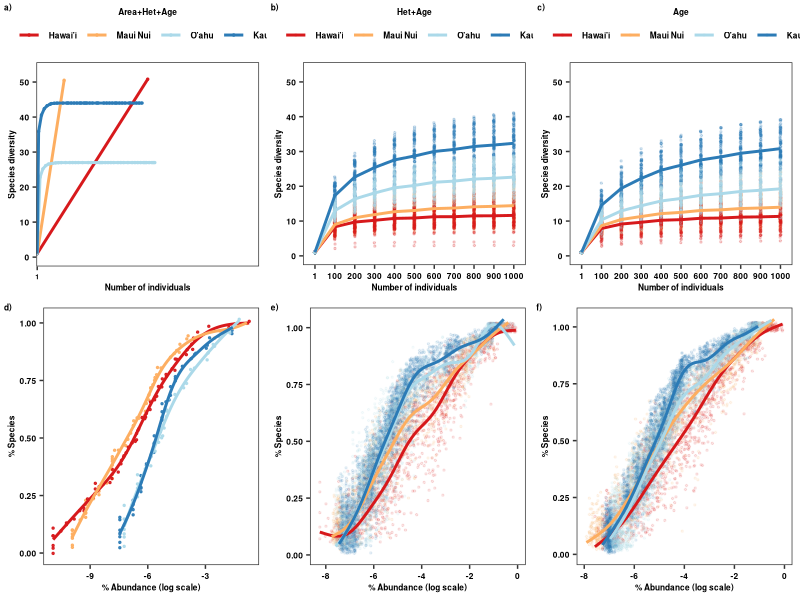
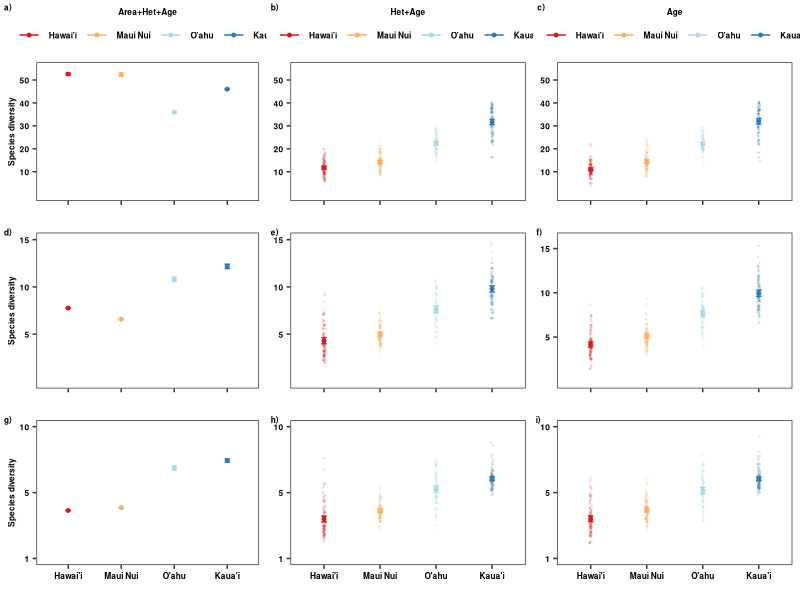

Reproduce these figures in R, in order.
###############
# All natives #
# 7 plots #####
###############

require(tidyr)
require(dplyr)
require(ggplot2)
require(grid)
require(reshape2)
library(rms)

#colors:  scale_colour_manual(values=c("#d7191c","#fdae61","#abd9e9","#2c7bb6"))
#shapes: scale_shape_manual(values=c(15,16,17)

##################
# Scenario 1 #####
##################

SACs_1<-read.csv("Cleaned_Data/Scen1_Natives_SACs_GAMMestimates.csv")

HillN_1<-read.csv("Cleaned_Data/Scen1_Natives_HillNumbers.csv")

RAD_1<-read.csv("Cleaned_Data/Scen1_Natives_RAD_GAMMestimates.csv")


##################
# Scenario 2 #####
##################

SACs_2<-read.csv("Cleaned_Data/Scen2_Natives_SACs_GAMMestimates.csv")

HillN_2<-read.csv("Cleaned_Data/Scen2_Natives_7plots_HillN.csv")

RAD_2<-read.csv("Cleaned_Data/Scen2_Natives_RAD_GAMMestimates.csv")


##################
# Scenario 3 #####
##################

SACs_3<-read.csv("Cleaned_Data/Scen3_Natives_SACs_GAMMestimates.csv")

HillN_3<-read.csv("Cleaned_Data/Scen3_Natives_7plots_HillN.csv")

RAD_3<-read.csv("Cleaned_Data/Scen3_Natives_RAD_GAMMestimates.csv")

##################
# SACs ###########
##################

# Scenario 1

SACs_1$m<-as.factor(SACs_1$m)

SACs_1$geo_entity2<-as.character(SACs_1$geo_entity2)
SACs_1$geo_entity2<-ifelse(SACs_1$geo_entity2=="Hawai'i Island","Hawai'i",SACs_1$geo_entity2)
SACs_1$geo_entity2<-ifelse(SACs_1$geo_entity2=="Kaua'i Island","Kaua'i",SACs_1$geo_entity2)
SACs_1$geo_entity2<-ifelse(SACs_1$geo_entity2=="O'ahu Island","O'ahu",SACs_1$geo_entity2)
SACs_1$geo_entity2<-as.factor(SACs_1$geo_entity2)

SACs_1$geo_entity2<-as.factor(SACs_1$geo_entity2)
SACs_1$geo_entity2<-factor(SACs_1$geo_entity2,levels=c("Hawai'i","Maui Nui","O'ahu","Kaua'i"))

SACs_11<-ggplot(SACs_1,aes(x=m,y=qD,group=geo_entity2,color=geo_entity2))+ 
  geom_point(size=0.5)+
  scale_colour_manual(values=c("#d7191c","#fdae61","#abd9e9","#2c7bb6"))+
  scale_x_discrete(breaks=c(1,100,1000,2000, 3000, 4000, 5000, 6000, 7000, 8000, 9000,10000))+
  scale_y_continuous(limits=c(0,53),breaks=c(0,10, 20,30, 40,50))+
  geom_line(size=1)+
  ylab("Species diversity")+xlab("Number of individuals")+
  #scale_color_npg()+
  guides(colour=guide_legend(title="Area+Het+Age",title.position = "top"))+
  theme_bw()+theme(legend.position="top", axis.title.y=element_text(colour="black",face="bold",size=6),
                   axis.title.x=element_text(colour="black",face="bold",size=6),
                   axis.text.x=element_text(colour=c("black"),face="bold",size=5),
                   axis.text.y=element_text(colour=c("black"),face="bold",size=6),
                   legend.text=element_text(colour=c("black"),face="bold",size=6),
                   legend.title = element_text(colour=c("black"),face="bold",size=6),
                   legend.title.align = 0.5,
                   legend.margin =margin(t=0, r=0, b=0, l=0, unit="cm"),
                   panel.grid.major = element_blank(), panel.grid.minor = element_blank())


#Scenario 2

SACs_2$m<-as.factor(SACs_2$m)

SACs_2$geo_entity2<-as.character(SACs_2$geo_entity2)
SACs_2$geo_entity2<-ifelse(SACs_2$geo_entity2=="Hawai'i Island","Hawai'i",SACs_2$geo_entity2)
SACs_2$geo_entity2<-ifelse(SACs_2$geo_entity2=="Kaua'i Island","Kaua'i",SACs_2$geo_entity2)
SACs_2$geo_entity2<-ifelse(SACs_2$geo_entity2=="O'ahu Island","O'ahu",SACs_2$geo_entity2)
SACs_2$geo_entity2<-as.factor(SACs_2$geo_entity2)

SACs_2$geo_entity2<-as.factor(SACs_2$geo_entity2)
SACs_2$geo_entity2<-factor(SACs_2$geo_entity2,levels=c("Hawai'i","Maui Nui","O'ahu","Kaua'i"))

SACs_22<-ggplot(SACs_2,aes(x=m,y=qD,group=geo_entity2,color=geo_entity2))+ 
  geom_point(position = position_jitter(w = 0.02, h = 0),size=0.5,alpha=0.2)+
  geom_line(data=SACs_2,aes(x=m,y=qD_pred,group=geo_entity2,color=geo_entity2),size=1)+
  #geom_smooth(data=SACs_2,aes(x=m,y=qD_pred,group=geo_entity2,color=geo_entity2),size=1,se=FALSE,method="gam",formula=y~s(x))+
  scale_y_continuous(limits=c(0,53),breaks=c(0,10, 20,30, 40,50))+
  scale_colour_manual(values=c("#d7191c","#fdae61","#abd9e9","#2c7bb6"))+
  ylab("Species diversity")+xlab("Number of individuals")+
  #scale_color_npg()+
  guides(colour=guide_legend(title="Het+Age",title.position = "top"))+
  theme_bw()+theme(legend.position="top", axis.title.y=element_text(colour="black",face="bold",size=6),
                   axis.title.x=element_text(colour="black",face="bold",size=6),
                   axis.text.x=element_text(colour=c("black"),face="bold",size=6),
                   axis.text.y=element_text(colour=c("black"),face="bold",size=6),
                   legend.text=element_text(colour=c("black"),face="bold",size=6),
                   legend.title = element_text(colour=c("black"),face="bold",size=6),
                   legend.title.align = 0.5,
                   legend.margin =margin(t=0, r=0, b=0, l=0, unit="cm"),
                   panel.grid.major = element_blank(), panel.grid.minor = element_blank())


#Scenario 3

SACs_3$m<-as.factor(SACs_3$m)

SACs_3$geo_entity2<-as.character(SACs_3$geo_entity2)
SACs_3$geo_entity2<-ifelse(SACs_3$geo_entity2=="Hawai'i Island","Hawai'i",SACs_3$geo_entity2)
SACs_3$geo_entity2<-ifelse(SACs_3$geo_entity2=="Kaua'i Island","Kaua'i",SACs_3$geo_entity2)
SACs_3$geo_entity2<-ifelse(SACs_3$geo_entity2=="O'ahu Island","O'ahu",SACs_3$geo_entity2)
SACs_3$geo_entity2<-as.factor(SACs_3$geo_entity2)

SACs_3$geo_entity2<-as.factor(SACs_3$geo_entity2)
SACs_3$geo_entity2<-factor(SACs_3$geo_entity2,levels=c("Hawai'i","Maui Nui","O'ahu","Kaua'i"))


SACs_33<-ggplot(SACs_3,aes(x=m,y=qD,group=geo_entity2,color=geo_entity2))+ 
  geom_point(position = position_jitter(w = 0.02, h = 0),size=0.5,alpha=0.2)+
  geom_line(data=SACs_3,aes(x=m,y=qD_pred,group=geo_entity2,color=geo_entity2),size=1)+
  #geom_smooth(data=SACs_2,aes(x=m,y=qD_pred,group=geo_entity2,color=geo_entity2),size=1,se=FALSE,method="gam",formula=y~s(x))+
  scale_y_continuous(limits=c(0,53),breaks=c(0,10, 20,30, 40,50))+
  scale_colour_manual(values=c("#d7191c","#fdae61","#abd9e9","#2c7bb6"))+
  ylab("Species diversity")+xlab("Number of individuals")+
  #scale_color_npg()+
  guides(colour=guide_legend(title="Age",title.position = "top"))+
  theme_bw()+theme(legend.position="top", axis.title.y=element_text(colour="black",face="bold",size=6),
                   axis.title.x=element_text(colour="black",face="bold",size=6),
                   axis.text.x=element_text(colour=c("black"),face="bold",size=6),
                   axis.text.y=element_text(colour=c("black"),face="bold",size=6),
                   legend.text=element_text(colour=c("black"),face="bold",size=6),
                   legend.title = element_text(colour=c("black"),face="bold",size=6),
                   legend.title.align = 0.5,
                   legend.margin =margin(t=0, r=0, b=0, l=0, unit="cm"),
                   panel.grid.major = element_blank(), panel.grid.minor = element_blank())

##################
# RADs ###########
##################

##############
#Scenario 1  #
##############

RAD_1$geo_entity2<-as.character(RAD_1$geo_entity2)
RAD_1$geo_entity2<-ifelse(RAD_1$geo_entity2=="Hawai'i Island","Hawai'i",RAD_1$geo_entity2)
RAD_1$geo_entity2<-ifelse(RAD_1$geo_entity2=="Kaua'i Island","Kaua'i",RAD_1$geo_entity2)
RAD_1$geo_entity2<-ifelse(RAD_1$geo_entity2=="O'ahu Island","O'ahu",RAD_1$geo_entity2)
RAD_1$geo_entity2<-as.factor(RAD_1$geo_entity2)

RAD_1$geo_entity2<-as.factor(RAD_1$geo_entity2)
RAD_1$geo_entity2<-factor(RAD_1$geo_entity2,levels=c("Hawai'i","Maui Nui","O'ahu","Kaua'i"))


raDs_1<-ggplot(RAD_1,aes(y=Rank_N,x=log(RelAbund),group=geo_entity2,color=geo_entity2))+ 
  geom_point(position = position_jitter(w = 0, h = 0.02),size=0.5,alpha=0.9)+
  geom_smooth(data=RAD_1, aes(y=RankN_pred,x=log(RelAbund), group=geo_entity2, color=geo_entity2),method="gam", formula=y~s(x),size=1,se=FALSE)+
  scale_colour_manual(values=c("#d7191c","#fdae61","#abd9e9","#2c7bb6"))+
  ylab("% Species")+xlab("% Abundance (log scale)")+
  #scale_color_npg()+
  guides(colour=guide_legend(title=""))+
  theme_bw()+theme(axis.title.x=element_text(colour="black",face="bold",size=6),
                   axis.title.y=element_text(colour="black",face="bold",size=6),
                   axis.text.x=element_text(colour=c("black"),face="bold",size=6),
                   axis.text.y=element_text(colour=c("black"),face="bold",size=6),
                   legend.text=element_text(colour="black",face="bold",size=6),
                   legend.title.align = 0,
                   legend.position=c("none"),
                   legend.title=element_text(colour="black",face="bold",size=6),
                   legend.key.size = unit(2.5, 'lines'),
                   panel.grid.major = element_blank(), panel.grid.minor = element_blank())


#Scenario 2

RAD_2$geo_entity2<-as.character(RAD_2$geo_entity2)
RAD_2$geo_entity2<-ifelse(RAD_2$geo_entity2=="Hawai'i Island","Hawai'i",RAD_2$geo_entity2)
RAD_2$geo_entity2<-ifelse(RAD_2$geo_entity2=="Kaua'i Island","Kaua'i",RAD_2$geo_entity2)
RAD_2$geo_entity2<-ifelse(RAD_2$geo_entity2=="O'ahu Island","O'ahu",RAD_2$geo_entity2)
RAD_2$geo_entity2<-as.factor(RAD_2$geo_entity2)

RAD_2$geo_entity2<-as.factor(RAD_2$geo_entity2)
RAD_2$geo_entity2<-factor(RAD_2$geo_entity2,levels=c("Hawai'i","Maui Nui","O'ahu","Kaua'i"))


raDs_2<-ggplot(RAD_2,aes(y=Rank_N,x=log(RelAbund),group=geo_entity2,color=geo_entity2))+ 
  geom_point(position = position_jitter(w = 0, h = 0.02),size=0.5,alpha=0.1)+
  geom_smooth(data=RAD_2, aes(y=RankN_pred,x=log(RelAbund), group=geo_entity2, color=geo_entity2),method="gam", formula=y~s(x),size=1,se=FALSE)+
  scale_colour_manual(values=c("#d7191c","#fdae61","#abd9e9","#2c7bb6"))+
  ylab("% Species")+xlab("% Abundance (log scale)")+
  #scale_color_npg()+
  guides(colour=guide_legend(title=""))+
  theme_bw()+theme(axis.title.x=element_text(colour="black",face="bold",size=6),
                   axis.title.y=element_text(colour="black",face="bold",size=6),
                   axis.text.x=element_text(colour=c("black"),face="bold",size=6),
                   axis.text.y=element_text(colour=c("black"),face="bold",size=6),
                   legend.text=element_text(colour="black",face="bold",size=6),
                   legend.title.align = 0,
                   legend.position=c("none"),
                   legend.title=element_text(colour="black",face="bold",size=6),
                   legend.key.size = unit(2.5, 'lines'),
                   panel.grid.major = element_blank(), panel.grid.minor = element_blank())


#Scenario 3

RAD_3$geo_entity2<-as.character(RAD_3$geo_entity2)
RAD_3$geo_entity2<-ifelse(RAD_3$geo_entity2=="Hawai'i Island","Hawai'i",RAD_3$geo_entity2)
RAD_3$geo_entity2<-ifelse(RAD_3$geo_entity2=="Kaua'i Island","Kaua'i",RAD_3$geo_entity2)
RAD_3$geo_entity2<-ifelse(RAD_3$geo_entity2=="O'ahu Island","O'ahu",RAD_3$geo_entity2)
RAD_3$geo_entity2<-as.factor(RAD_3$geo_entity2)

RAD_3$geo_entity2<-as.factor(RAD_3$geo_entity2)
RAD_3$geo_entity2<-factor(RAD_3$geo_entity2,levels=c("Hawai'i","Maui Nui","O'ahu","Kaua'i"))

raDs_3<-ggplot(RAD_3,aes(y=Rank_N,x=log(RelAbund),group=geo_entity2,color=geo_entity2))+ 
  geom_point(position = position_jitter(w = 0, h = 0.02),size=0.5,alpha=0.1)+
  geom_smooth(data=RAD_3, aes(y=RankN_pred,x=log(RelAbund), group=geo_entity2, color=geo_entity2),method="gam", formula=y~s(x),size=1,se=FALSE)+
  scale_colour_manual(values=c("#d7191c","#fdae61","#abd9e9","#2c7bb6"))+
  ylab("% Species")+xlab("% Abundance (log scale)")+
  #scale_color_npg()+
  guides(colour=guide_legend(title=""))+
  theme_bw()+theme(axis.title.x=element_text(colour="black",face="bold",size=6),
                   axis.title.y=element_text(colour="black",face="bold",size=6),
                   axis.text.x=element_text(colour=c("black"),face="bold",size=6),
                   axis.text.y=element_text(colour=c("black"),face="bold",size=6),
                   legend.text=element_text(colour="black",face="bold",size=6),
                   legend.title.align = 0,
                   legend.position=c("none"),
                   legend.title=element_text(colour="black",face="bold",size=6),
                   legend.key.size = unit(2.5, 'lines'),
                   panel.grid.major = element_blank(), panel.grid.minor = element_blank())

############
# merge ####
############

require(cowplot)

# just SACs & RADs

togg2<-plot_grid(SACs_11,SACs_22,SACs_33,raDs_1,raDs_2,raDs_3,
                 labels=c("a)","b)","c)","d)","e)","f)"),label_size = 6,
                 ncol=3)

png(filename="Figures/SACs_RADs_Natives_7plots_Fig2.png", 
    units="in", 
    width=8, 
    height=6, 
    pointsize=2, 
    res=400)

togg2

dev.off()

#############
# Hill N ####
#############

HillN_1$Scenario<-"I"
HillN_1$iteration<-1

HillN_2$Scenario<-"II"

HillN_3$Scenario<-"III"

HillNN<-rbind.data.frame(HillN_1, HillN_2, HillN_3)

HillNN$geo_entity2<-as.character(HillNN$geo_entity2)
HillNN$geo_entity2<-ifelse(HillNN$geo_entity2=="O'ahu Island (incl. Mokoli'i Islet)","O'ahu",HillNN$geo_entity2)
HillNN$geo_entity2<-ifelse(HillNN$geo_entity2=="O'ahu Island","O'ahu",HillNN$geo_entity2)
HillNN$geo_entity2<-ifelse(HillNN$geo_entity2=="Hawai'i Island","Hawai'i",HillNN$geo_entity2)
HillNN$geo_entity2<-ifelse(HillNN$geo_entity2=="Kaua'i Island","Kaua'i",HillNN$geo_entity2)

HillNN$geo_entity2<-as.factor(HillNN$geo_entity2)
HillNN$geo_entity2<-factor(HillNN$geo_entity2,levels=c("Hawai'i","Maui Nui","O'ahu","Kaua'i"))

HillNN$order<-as.factor(HillNN$order)

HillNN$geo_order<-paste(HillNN$geo_entity2,HillNN$order,sep="_")

HillNN$geo_order<-factor(HillNN$geo_order,levels=c("Hawai'i_0","Hawai'i_1","Hawai'i_2","Maui Nui_0","Maui Nui_1","Maui Nui_2",
                                                   "O'ahu_0","O'ahu_1","O'ahu_2","Kaua'i_0","Kaua'i_1","Kaua'i_2"))

###########################################
# summarize data (except for Scenario 1)   #
###########################################

HillNN_minus<-filter(HillNN,Scenario!="I")

HillNN_minus<- HillNN_minus %>%
  group_by(geo_entity2,Scenario, order) %>%
  do(data.frame(rbind(smean.cl.boot(.$qD, B=1000))))

colnames(HillNN_minus)[4]<-"qD"
colnames(HillNN_minus)[5]<-"qD.LCL"
colnames(HillNN_minus)[6]<-"qD.UCL"

Hill_Sc1<-filter(HillNN,Scenario=="I")
Hill_Sc1<-select(Hill_Sc1, geo_entity2, Scenario, order, qD, qD.LCL, qD.UCL)

HillNN_f<-rbind.data.frame(HillNN_minus,Hill_Sc1)

HillNN_f$geo_order<-paste(HillNN_f$geo_entity2,HillNN_f$order,sep="_")

HillNN_f$geo_order<-as.factor(HillNN_f$geo_order)

HillNN_f$geo_order<-factor(HillNN_f$geo_order,levels=c("Hawai'i_0","Hawai'i_1","Hawai'i_2","Maui Nui_0","Maui Nui_1","Maui Nui_2",
                                                       "O'ahu_0","O'ahu_1","O'ahu_2","Kaua'i_0","Kaua'i_1","Kaua'i_2"))


HillNN_f$geo_entity2<-factor(HillNN_f$geo_entity2,levels=c("Hawai'i","Maui Nui","O'ahu","Kaua'i"))

HillNN_f<-ungroup(HillNN_f)

##############################
# order x island x scenario  #
##############################

HillNN_f$Scenario<-as.character(HillNN_f$Scenario)
HillNN_f$Scenario<-ifelse(HillNN_f$Scenario=="I","Area+Het+Age",HillNN_f$Scenario)
HillNN_f$Scenario<-ifelse(HillNN_f$Scenario=="II","Het+Age",HillNN_f$Scenario)
HillNN_f$Scenario<-ifelse(HillNN_f$Scenario=="III","Age",HillNN_f$Scenario)
HillNN_f$Scenario<-as.factor(HillNN_f$Scenario)

HillNN_f$Scenario<-factor(HillNN_f$Scenario,levels=c("Area+Het+Age","Het+Age","Age"))

HillNN_f<- HillNN_f%>%
  unite( "Scen_Order", c("Scenario","order"),remove=FALSE)

HillNN$Scenario<-as.character(HillNN$Scenario)
HillNN$Scenario<-ifelse(HillNN$Scenario=="I","Area+Het+Age",HillNN$Scenario)
HillNN$Scenario<-ifelse(HillNN$Scenario=="II","Het+Age",HillNN$Scenario)
HillNN$Scenario<-ifelse(HillNN$Scenario=="III","Age",HillNN$Scenario)
HillNN$Scenario<-as.factor(HillNN$Scenario)

HillNN$Scenario<-factor(HillNN$Scenario,levels=c("Area+Het+Age","Het+Age","Age"))

HillNN<- HillNN%>%
         unite( "Scen_Order", c("Scenario","order"),remove=FALSE)


# Scen1 + order 0

H_Sc1_Or0<-filter(HillNN, Scen_Order=="Area+Het+Age_0")

H_f_Sc1_Or0<-filter(HillNN_f, Scen_Order=="Area+Het+Age_0")

Hill_Sc1_Or0<-ggplot(H_Sc1_Or0, aes(x=geo_entity2,y=qD,group=geo_entity2,color=geo_entity2))+
  geom_point(data=H_Sc1_Or0, aes(x=geo_entity2,y=qD,color=geo_entity2),position = position_jitter(w = 0.02, h = 0),size=0.25,alpha=0.1)+
  
  geom_point(data=H_f_Sc1_Or0, aes(x=geo_entity2,y=qD,group=geo_entity2, colour=geo_entity2),size=1)+
  geom_errorbar(data=H_f_Sc1_Or0,aes(ymin=qD.LCL,ymax=qD.UCL,group=geo_entity2, colour=geo_entity2),width=0.1)+
  
  #scale_color_d3(palette="category20c")+
  scale_colour_manual(values=c("#d7191c","#fdae61","#abd9e9","#2c7bb6"))+
  scale_y_continuous(limits=c(0, 55),breaks=c(10,20,30,40,50,60),labels=c("10","20","30","40","50","60"))+
  # scale_shape_manual(values=c(17,15,16))+
  #facet_grid(order~Scenario,scales="free_y")+
  labs(x="",y="Species diversity")+
  guides(colour=guide_legend(title="Area+Het+Age",title.position = "top", hjust=0.5))+
  theme_bw()+theme(plot.title = element_text(colour="black",face="bold",size=7,hjust=0.5,vjust=0),
                  axis.title.x=element_text(colour="black",face="bold",size=6),
                   axis.title.y=element_text(colour="black",face="bold",size=6),
                   axis.text.x=element_blank(),
                   axis.text.y=element_text(colour=c("black"),face="bold",size=6),
                   strip.background = element_rect(fill="transparent",colour="black"),
                   strip.text=element_text(face="bold",size=6),
                   legend.text=element_text(colour=c("black"),face="bold",size=6),
                   legend.title = element_text(colour=c("black"),face="bold",size=6),
                   legend.title.align = 0.5,
                  legend.margin=margin(t=0.00, r=0, b=0, l=0, unit="cm"),
                   legend.position=c("top"),
                   #legend.margin =margin(t=0, r=0, b=0, l=0, unit="cm"),
                   panel.grid.major = element_blank(), panel.grid.minor = element_blank())

# Scen2 + order 0

H_Sc2_Or0<-filter(HillNN, Scen_Order=="Het+Age_0")

H_f_Sc2_Or0<-filter(HillNN_f, Scen_Order=="Het+Age_0")

Hill_Sc2_Or0<-ggplot(H_Sc2_Or0, aes(x=geo_entity2,y=qD,group=geo_entity2,color=geo_entity2))+
  geom_point(data=H_Sc2_Or0, aes(x=geo_entity2,y=qD,color=geo_entity2),position = position_jitter(w = 0.02, h = 0),size=0.25,alpha=0.1)+
  
  geom_point(data=H_f_Sc2_Or0, aes(x=geo_entity2,y=qD,group=geo_entity2, colour=geo_entity2),size=1)+
  geom_errorbar(data=H_f_Sc2_Or0,aes(ymin=qD.LCL,ymax=qD.UCL,group=geo_entity2, colour=geo_entity2),width=0.1)+
  
  #scale_color_d3(palette="category20c")+
  scale_colour_manual(values=c("#d7191c","#fdae61","#abd9e9","#2c7bb6"))+
  scale_y_continuous(limits=c(0, 55),breaks=c(10,20,30,40,50,60),labels=c("10","20","30","40","50","60"))+
  # scale_shape_manual(values=c(17,15,16))+
  #facet_grid(order~Scenario,scales="free_y")+
  labs(x="",y="Species diversity")+
  guides(colour=guide_legend(title="Het+Age",title.position = "top", hjust=0.5))+
  theme_bw()+theme(plot.title = element_text(colour="black",face="bold",size=7,hjust=0.5,vjust=0),
                   axis.title.x=element_text(colour="black",face="bold",size=6),
                   axis.title.y=element_blank(),
                   axis.text.x=element_blank(),
                   axis.text.y=element_text(colour=c("black"),face="bold",size=6),
                   strip.background = element_rect(fill="transparent",colour="black"),
                   strip.text=element_text(face="bold",size=6),
                   legend.text=element_text(colour=c("black"),face="bold",size=6),
                   legend.title = element_text(colour=c("black"),face="bold",size=6),
                   legend.title.align = 0.5,
                   legend.margin=margin(t=0.00, r=0, b=0, l=0, unit="cm"),
                   legend.position=c("top"),
                   #legend.margin =margin(t=0, r=0, b=0, l=0, unit="cm"),
                   panel.grid.major = element_blank(), panel.grid.minor = element_blank())


# Scen3 + order 0

H_Sc3_Or0<-filter(HillNN, Scen_Order=="Age_0")

H_f_Sc3_Or0<-filter(HillNN_f, Scen_Order=="Age_0")

Hill_Sc3_Or0<-ggplot(H_Sc3_Or0, aes(x=geo_entity2,y=qD,group=geo_entity2,color=geo_entity2))+
  geom_point(data=H_Sc3_Or0, aes(x=geo_entity2,y=qD,color=geo_entity2),position = position_jitter(w = 0.02, h = 0),size=0.25,alpha=0.1)+
  
  geom_point(data=H_f_Sc3_Or0, aes(x=geo_entity2,y=qD,group=geo_entity2, colour=geo_entity2),size=1)+
  geom_errorbar(data=H_f_Sc3_Or0,aes(ymin=qD.LCL,ymax=qD.UCL,group=geo_entity2, colour=geo_entity2),width=0.1)+
  
  #scale_color_d3(palette="category20c")+
  scale_colour_manual(values=c("#d7191c","#fdae61","#abd9e9","#2c7bb6"))+
  scale_y_continuous(limits=c(0, 55),breaks=c(10,20,30,40,50,60),labels=c("10","20","30","40","50","60"))+
  # scale_shape_manual(values=c(17,15,16))+
  #facet_grid(order~Scenario,scales="free_y")+
  labs(x="",y="Species diversity")+
  guides(colour=guide_legend(title="Age",title.position = "top", hjust=0.5))+
  theme_bw()+theme(plot.title = element_text(colour="black",face="bold",size=7,hjust=0.5,vjust=0),
                   axis.title.x=element_text(colour="black",face="bold",size=6),
                   axis.title.y=element_blank(),
                   axis.text.x=element_blank(),
                   axis.text.y=element_text(colour=c("black"),face="bold",size=6),
                   strip.background = element_rect(fill="transparent",colour="black"),
                   strip.text=element_text(face="bold",size=6),
                   legend.text=element_text(colour=c("black"),face="bold",size=6),
                   legend.title = element_text(colour=c("black"),face="bold",size=6),
                   legend.title.align = 0.5,
                   legend.margin=margin(t=0.00, r=0, b=0, l=0, unit="cm"),
                   legend.position=c("top"),
                   #legend.margin =margin(t=0, r=0, b=0, l=0, unit="cm"),
                   panel.grid.major = element_blank(), panel.grid.minor = element_blank())

# Scen1 + order 1

H_Sc1_Or1<-filter(HillNN, Scen_Order=="Area+Het+Age_1")

H_f_Sc1_Or1<-filter(HillNN_f, Scen_Order=="Area+Het+Age_1")

Hill_Sc1_Or1<-ggplot(H_Sc1_Or1, aes(x=geo_entity2,y=qD,group=geo_entity2,color=geo_entity2))+
  geom_point(data=H_Sc1_Or1, aes(x=geo_entity2,y=qD,color=geo_entity2),position = position_jitter(w = 0.02, h = 0),size=0.25,alpha=0.1)+
  
  geom_point(data=H_f_Sc1_Or1, aes(x=geo_entity2,y=qD,group=geo_entity2, colour=geo_entity2),size=1)+
  geom_errorbar(data=H_f_Sc1_Or1,aes(ymin=qD.LCL,ymax=qD.UCL,group=geo_entity2, colour=geo_entity2),width=0.1)+
  
  #scale_color_d3(palette="category20c")+
  scale_colour_manual(values=c("#d7191c","#fdae61","#abd9e9","#2c7bb6"))+
  scale_y_continuous(limits=c(0, 15),breaks=c(5,10,15),labels=c("5","10","15"))+
  # scale_shape_manual(values=c(17,15,16))+
  #facet_grid(order~Scenario,scales="free_y")+
  labs(x="",y="Species diversity")+
  guides(colour=guide_legend(title="",title.position = "top", hjust=0.5))+
  theme_bw()+theme(axis.title.x=element_text(colour="black",face="bold",size=6),
                   axis.title.y=element_text(colour="black",face="bold",size=6),
                   axis.text.x=element_blank(),
                   axis.text.y=element_text(colour=c("black"),face="bold",size=6),
                   strip.background = element_rect(fill="transparent",colour="black"),
                   strip.text=element_text(face="bold",size=6),
                   legend.text=element_text(colour=c("black"),face="bold",size=6),
                   legend.title = element_text(colour=c("black"),face="bold",size=6),
                   legend.title.align = 0.5,
                   legend.margin=margin(t=0.05, r=0, b=0, l=0, unit="cm"),
                   legend.position=c("none"),
                   #legend.margin =margin(t=0, r=0, b=0, l=0, unit="cm"),
                   panel.grid.major = element_blank(), panel.grid.minor = element_blank())

# Scen2 + order 1

H_Sc2_Or1<-filter(HillNN, Scen_Order=="Het+Age_1")

H_f_Sc2_Or1<-filter(HillNN_f, Scen_Order=="Het+Age_1")

Hill_Sc2_Or1<-ggplot(H_Sc2_Or1, aes(x=geo_entity2,y=qD,group=geo_entity2,color=geo_entity2))+
  geom_point(data=H_Sc2_Or1, aes(x=geo_entity2,y=qD,color=geo_entity2),position = position_jitter(w = 0.02, h = 0),size=0.25,alpha=0.1)+
  
  geom_point(data=H_f_Sc2_Or1, aes(x=geo_entity2,y=qD,group=geo_entity2, colour=geo_entity2),size=1)+
  geom_errorbar(data=H_f_Sc2_Or1,aes(ymin=qD.LCL,ymax=qD.UCL,group=geo_entity2, colour=geo_entity2),width=0.1)+
  
  #scale_color_d3(palette="category20c")+
  scale_colour_manual(values=c("#d7191c","#fdae61","#abd9e9","#2c7bb6"))+
  scale_y_continuous(limits=c(0, 15),breaks=c(5,10,15),labels=c("5","10","15"))+
  # scale_shape_manual(values=c(17,15,16))+
  #facet_grid(order~Scenario,scales="free_y")+
  labs(x="",y="Species diversity")+
  guides(colour=guide_legend(title="",title.position = "top", hjust=0.5))+
  theme_bw()+theme(axis.title.x=element_text(colour="black",face="bold",size=6),
                   axis.title.y=element_blank(),
                   axis.text.x=element_blank(),
                   axis.text.y=element_text(colour=c("black"),face="bold",size=6),
                   strip.background = element_rect(fill="transparent",colour="black"),
                   strip.text=element_text(face="bold",size=6),
                   legend.text=element_text(colour=c("black"),face="bold",size=6),
                   legend.title = element_text(colour=c("black"),face="bold",size=6),
                   legend.title.align = 0.5,
                   legend.margin=margin(t=0.05, r=0, b=0, l=0, unit="cm"),
                   legend.position=c("none"),
                   #legend.margin =margin(t=0, r=0, b=0, l=0, unit="cm"),
                   panel.grid.major = element_blank(), panel.grid.minor = element_blank())


# Scen3 + order 1

H_Sc3_Or1<-filter(HillNN, Scen_Order=="Age_1")

H_f_Sc3_Or1<-filter(HillNN_f, Scen_Order=="Age_1")

Hill_Sc3_Or1<-ggplot(H_Sc3_Or1, aes(x=geo_entity2,y=qD,group=geo_entity2,color=geo_entity2))+
  geom_point(data=H_Sc3_Or1, aes(x=geo_entity2,y=qD,color=geo_entity2),position = position_jitter(w = 0.02, h = 0),size=0.25,alpha=0.1)+
  
  geom_point(data=H_f_Sc3_Or1, aes(x=geo_entity2,y=qD,group=geo_entity2, colour=geo_entity2),size=1)+
  geom_errorbar(data=H_f_Sc3_Or1,aes(ymin=qD.LCL,ymax=qD.UCL,group=geo_entity2, colour=geo_entity2),width=0.1)+
  
  #scale_color_d3(palette="category20c")+
  scale_colour_manual(values=c("#d7191c","#fdae61","#abd9e9","#2c7bb6"))+
  scale_y_continuous(limits=c(0, 16),breaks=c(5,10,15),labels=c("5","10","15"))+
  # scale_shape_manual(values=c(17,15,16))+
  #facet_grid(order~Scenario,scales="free_y")+
  labs(x="",y="Species diversity")+
  guides(colour=guide_legend(title="",title.position = "top", hjust=0.5))+
  theme_bw()+theme(axis.title.x=element_text(colour="black",face="bold",size=6),
                   axis.title.y=element_blank(),
                   axis.text.x=element_blank(),
                   axis.text.y=element_text(colour=c("black"),face="bold",size=6),
                   strip.background = element_rect(fill="transparent",colour="black"),
                   strip.text=element_text(face="bold",size=6),
                   legend.text=element_text(colour=c("black"),face="bold",size=6),
                   legend.title = element_text(colour=c("black"),face="bold",size=6),
                   legend.title.align = 0.5,
                   legend.margin=margin(t=0.05, r=0, b=0, l=0, unit="cm"),
                   legend.position=c("none"),
                   #legend.margin =margin(t=0, r=0, b=0, l=0, unit="cm"),
                   panel.grid.major = element_blank(), panel.grid.minor = element_blank())

# Scen1 + order 2

H_Sc1_Or2<-filter(HillNN, Scen_Order=="Area+Het+Age_2")

H_f_Sc1_Or2<-filter(HillNN_f, Scen_Order=="Area+Het+Age_2")

Hill_Sc1_Or2<-ggplot(H_Sc1_Or2, aes(x=geo_entity2,y=qD,group=geo_entity2,color=geo_entity2))+
  geom_point(data=H_Sc1_Or2, aes(x=geo_entity2,y=qD,color=geo_entity2),position = position_jitter(w = 0.02, h = 0),size=0.25,alpha=0.1)+
  
  geom_point(data=H_f_Sc1_Or2, aes(x=geo_entity2,y=qD,group=geo_entity2, colour=geo_entity2),size=1)+
  geom_errorbar(data=H_f_Sc1_Or2,aes(ymin=qD.LCL,ymax=qD.UCL,group=geo_entity2, colour=geo_entity2),width=0.1)+
  
  #scale_color_d3(palette="category20c")+
  scale_colour_manual(values=c("#d7191c","#fdae61","#abd9e9","#2c7bb6"))+
  scale_y_continuous(limits=c(0, 10),breaks=c(0,5,10),labels=c("1","5","10"))+
  # scale_shape_manual(values=c(17,15,16))+
  #facet_grid(order~Scenario,scales="free_y")+
  labs(x="",y="Species diversity")+
  guides(colour=guide_legend(title="",title.position = "top", hjust=0.5))+
  theme_bw()+theme(axis.title.x=element_text(colour="black",face="bold",size=6),
                   axis.title.y=element_text(colour="black",face="bold",size=6),
                   axis.text.x=element_text(colour="black",face="bold",size=6),
                   axis.text.y=element_text(colour=c("black"),face="bold",size=6),
                   strip.background = element_rect(fill="transparent",colour="black"),
                   strip.text=element_text(face="bold",size=6),
                   legend.text=element_text(colour=c("black"),face="bold",size=6),
                   legend.title = element_text(colour=c("black"),face="bold",size=6),
                   legend.title.align = 0.5,
                   legend.margin=margin(t=0.05, r=0, b=0, l=0, unit="cm"),
                   legend.position=c("none"),
                   #legend.margin =margin(t=0, r=0, b=0, l=0, unit="cm"),
                   panel.grid.major = element_blank(), panel.grid.minor = element_blank())

# Scen2 + order 2

H_Sc2_Or2<-filter(HillNN, Scen_Order=="Het+Age_2")

H_f_Sc2_Or2<-filter(HillNN_f, Scen_Order=="Het+Age_2")

Hill_Sc2_Or2<-ggplot(H_Sc2_Or2, aes(x=geo_entity2,y=qD,group=geo_entity2,color=geo_entity2))+
  geom_point(data=H_Sc2_Or2, aes(x=geo_entity2,y=qD,color=geo_entity2),position = position_jitter(w = 0.02, h = 0),size=0.25,alpha=0.1)+
  
  geom_point(data=H_f_Sc2_Or2, aes(x=geo_entity2,y=qD,group=geo_entity2, colour=geo_entity2),size=1)+
  geom_errorbar(data=H_f_Sc2_Or2,aes(ymin=qD.LCL,ymax=qD.UCL,group=geo_entity2, colour=geo_entity2),width=0.1)+
  
  #scale_color_d3(palette="category20c")+
  scale_colour_manual(values=c("#d7191c","#fdae61","#abd9e9","#2c7bb6"))+
  scale_y_continuous(limits=c(0, 10),breaks=c(0,5,10),labels=c("1","5","10"))+
  # scale_shape_manual(values=c(17,15,16))+
  #facet_grid(order~Scenario,scales="free_y")+
  labs(x="",y="Species diversity")+
  guides(colour=guide_legend(title="",title.position = "top", hjust=0.5))+
  theme_bw()+theme(axis.title.x=element_text(colour="black",face="bold",size=6),
                   axis.title.y=element_blank(),
                   axis.text.x=element_text(colour="black",face="bold",size=6),
                   axis.text.y=element_text(colour=c("black"),face="bold",size=6),
                   strip.background = element_rect(fill="transparent",colour="black"),
                   strip.text=element_text(face="bold",size=6),
                   legend.text=element_text(colour=c("black"),face="bold",size=6),
                   legend.title = element_text(colour=c("black"),face="bold",size=6),
                   legend.title.align = 0.5,
                   legend.margin=margin(t=0.05, r=0, b=0, l=0, unit="cm"),
                   legend.position=c("none"),
                   #legend.margin =margin(t=0, r=0, b=0, l=0, unit="cm"),
                   panel.grid.major = element_blank(), panel.grid.minor = element_blank())

# Scen3 + order 2

H_Sc3_Or2<-filter(HillNN, Scen_Order=="Age_2")

H_f_Sc3_Or2<-filter(HillNN_f, Scen_Order=="Age_2")

Hill_Sc3_Or2<-ggplot(H_Sc3_Or2, aes(x=geo_entity2,y=qD,group=geo_entity2,color=geo_entity2))+
  geom_point(data=H_Sc3_Or2, aes(x=geo_entity2,y=qD,color=geo_entity2),position = position_jitter(w = 0.02, h = 0),size=0.25,alpha=0.1)+
  
  geom_point(data=H_f_Sc3_Or2, aes(x=geo_entity2,y=qD,group=geo_entity2, colour=geo_entity2),size=1)+
  geom_errorbar(data=H_f_Sc3_Or2,aes(ymin=qD.LCL,ymax=qD.UCL,group=geo_entity2, colour=geo_entity2),width=0.1)+
  
  #scale_color_d3(palette="category20c")+
  scale_colour_manual(values=c("#d7191c","#fdae61","#abd9e9","#2c7bb6"))+
  scale_y_continuous(limits=c(0, 10),breaks=c(0,5,10),labels=c("1","5","10"))+
  # scale_shape_manual(values=c(17,15,16))+
  #facet_grid(order~Scenario,scales="free_y")+
  labs(x="",y="Species diversity")+
  guides(colour=guide_legend(title="",title.position = "top", hjust=0.5))+
  theme_bw()+theme(axis.title.x=element_text(colour="black",face="bold",size=6),
                   axis.title.y=element_blank(),
                   axis.text.x=element_text(colour="black",face="bold",size=6),
                   axis.text.y=element_text(colour=c("black"),face="bold",size=6),
                   strip.background = element_rect(fill="transparent",colour="black"),
                   strip.text=element_text(face="bold",size=6),
                   legend.text=element_text(colour=c("black"),face="bold",size=6),
                   legend.title = element_text(colour=c("black"),face="bold",size=6),
                   legend.title.align = 0.5,
                   legend.margin=margin(t=0.05, r=0, b=0, l=0, unit="cm"),
                   legend.position=c("none"),
                   #legend.margin =margin(t=0, r=0, b=0, l=0, unit="cm"),
                   panel.grid.major = element_blank(), panel.grid.minor = element_blank())

#################
# put together ##
#################

require(cowplot)

hill_tog<-plot_grid(Hill_Sc1_Or0, Hill_Sc2_Or0, Hill_Sc3_Or0, Hill_Sc1_Or1, Hill_Sc2_Or1, Hill_Sc3_Or1,Hill_Sc1_Or2, Hill_Sc2_Or2, Hill_Sc3_Or2,
                    labels=c("a)","b)","c)","d)","e)","f)","g)","h)","i)"),label_size = 6, ncol=3,rel_heights = c(1.2,1,1))

png(filename="Figures/HillN_Natives_7plots_Fig3.png", 
    units="in", 
    width=7, 
    height=7, 
    pointsize=2, 
    res=500)

hill_tog

dev.off()
